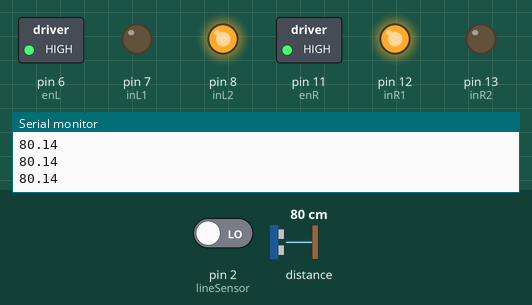
Bench run of a sketch on a simulated Arduino Uno, built with avr-gcc and run on an emulated ATmega328P. Parts: switched loads named in the sketch (green lamp = pin HIGH), output pins drawn as LEDs (lit = HIGH), the last lines printed to the serial monitor. The test bench sets the inputs (shaded band); at power-on: distance to the obstacle 80 cm, pin 2 (lineSensor) LOW. The echo pulse lasts 58.3 µs per cm; pins used as bus, display or sensor lines are not drawn.

Above: at 4.2 s.
4.3 s: distance to the obstacle set to 22 cm
5.8 s: distance to the obstacle set to 17 cm
At 7.0 s:
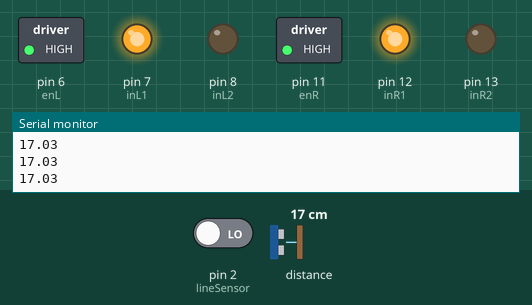
7.3 s: distance to the obstacle set to 35 cm
At 8.1 s:
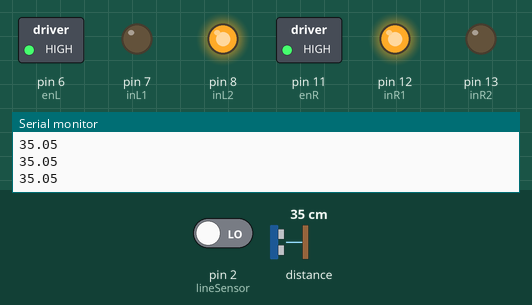
8.8 s: distance to the obstacle set to 2 cm
At 9.2 s:
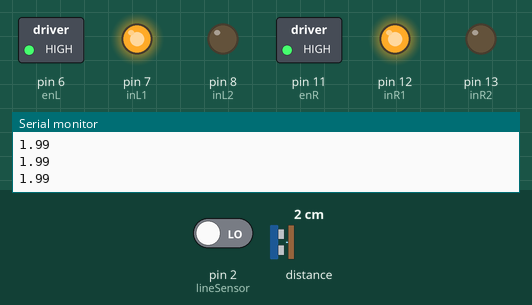
Timing chart, 0 to 11.3 s (numbered marks = the images above; inputs shaded):
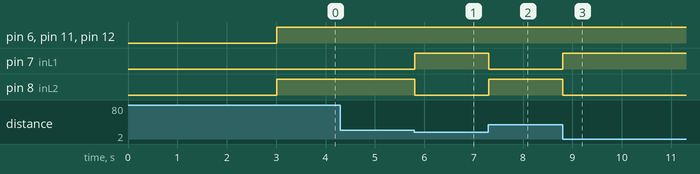

Measured:
- the behaviour switches between 20 and 19 cm on distance to the obstacle (found by bisection; images 0 and 1)
- after the input at 5.8 s, pin 7 (inL1): LOW → HIGH at once; pin 8 (inL2): HIGH → LOW at once
- after the input at 7.3 s, pin 7 (inL1): HIGH → LOW at once; pin 8 (inL2): LOW → HIGH at once
- after the input at 8.8 s, pin 7 (inL1): LOW → HIGH at once; pin 8 (inL2): HIGH → LOW at once

The sketch:

SumoRobot.ino
```cpp
int enL = 6;           // Enable: Digital Pin 6 for Left Motor
int enR = 11;          // Enable: Digital Pin 11 for Right Motor

int inL1 = 7;          // Left Motor, Side 1: Digital Pin 7
int inL2 = 8;          // Left Motor, Side 2: Digital Pin 8
int inR1 = 12;         // Right Motor, Side 1: Digital Pin 12
int inR2 = 13;         // Right Motor, Side 2: Digital Pin 13

// Ultrasonic Sensor
int trigPin = 1;
int echoPin = 0;

int minimumRange = 0;
int maximumRange = 100;

// Line Tracker Sensor
int lineSensor = 2;

// Global variables
double duration, distance, totalDistance;

void setup() {
  Serial.begin(9600);   // Allow for Serial monitor printing. Used for debugging.
  pinMode(enL, OUTPUT);
  pinMode(enR, OUTPUT);
  pinMode(inL1, OUTPUT);
  pinMode(inL2, OUTPUT);
  pinMode(inR1, OUTPUT);
  pinMode(inR2, OUTPUT);

  pinMode(trigPin, OUTPUT);
  pinMode(echoPin, INPUT);

  pinMode(lineSensor, INPUT);

  delay(3000);
}

void moveForward(int lWheel)
{

  analogWrite(enL, lWheel);
  digitalWrite(inL1, HIGH);
  digitalWrite(inL2, LOW);

  analogWrite(enR, lWheel);
  digitalWrite(inR1, HIGH);
  digitalWrite(inR2, LOW);
}


void moveBackward(int rWheel)
{
  analogWrite(enL, rWheel);
  digitalWrite(inL1, LOW);
  digitalWrite(inL2, HIGH);

  analogWrite(enR, rWheel);
  digitalWrite(inR1, LOW);
  digitalWrite(inR2, HIGH);
}

void moveStop() {
  analogWrite(enL, 0);
  digitalWrite(inL1, LOW);
  digitalWrite(inL2, LOW);

  analogWrite(enR, 0);
  digitalWrite(inR1, LOW);
  digitalWrite(inR2, LOW);
}

void turnAround(int speed) {
  analogWrite(enL, speed);
  digitalWrite(inL1, LOW);
  digitalWrite(inL2, HIGH);

  analogWrite(enR, speed);
  digitalWrite(inR1, HIGH);
  digitalWrite(inR2, LOW);
}

double ultrasonicSensor() {
 digitalWrite(trigPin, LOW);
 delayMicroseconds(2);

 digitalWrite(trigPin, HIGH);
 delayMicroseconds(10);

 digitalWrite(trigPin, LOW);
 duration = pulseIn(echoPin, HIGH);

 Serial.println(duration/58.2);
 return duration/58.2; // in cm
}

void loop() {
  ultrasonicSensor();

  Serial.println(digitalRead(lineSensor)); // Black is 0 and White is 1
  while(digitalRead(lineSensor) == 0) {
    if(ultrasonicSensor() > 20) {
      turnAround(255);
    } else {
      moveForward(255);
    }
  }
  while(digitalRead(lineSensor) == 1) {
    turnAround(255);
    delay(3000);
    moveForward(255);
    delay(500);
    break;
  }

}
```
